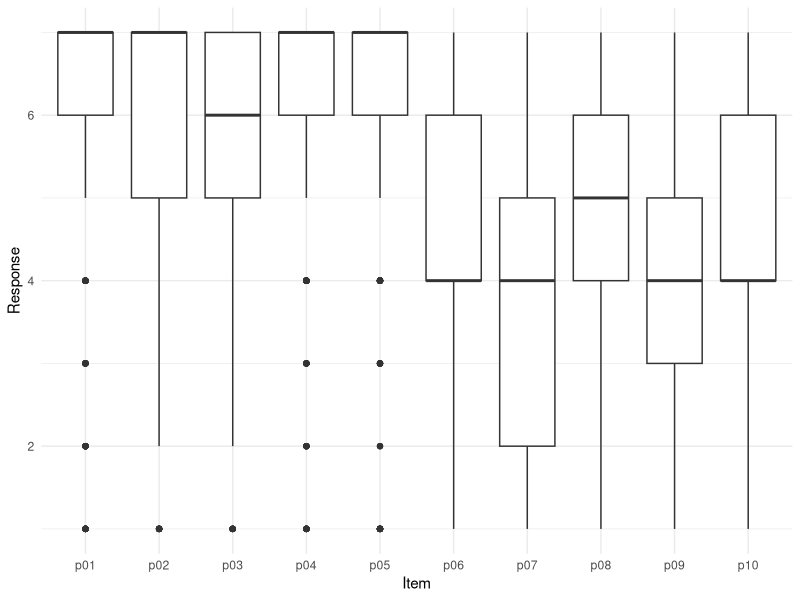
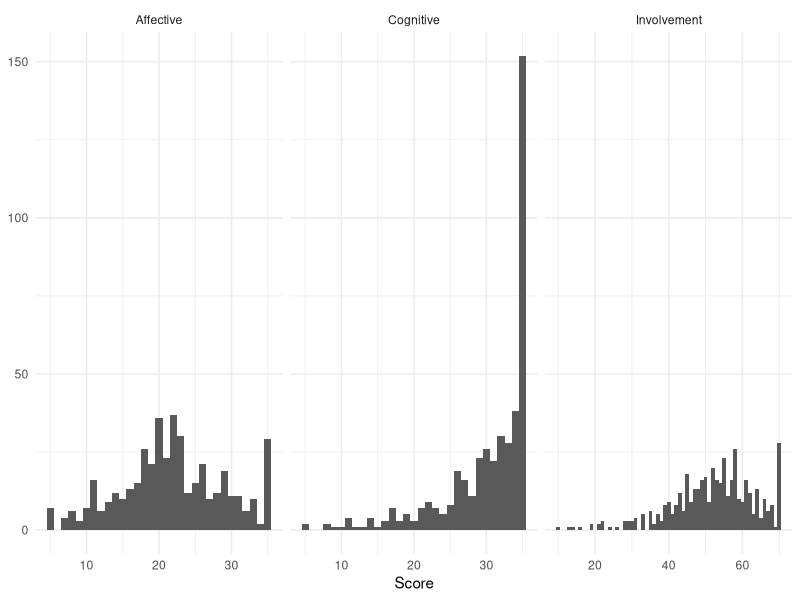

Recreate these plots in R, in order.
## ---- chunk 1
knitr::opts_chunk$set(echo = FALSE)
library(tidyverse)
pii <- read_csv("../../data/customer_survey.csv")[-1, ] %>%
    type_convert() %>%
    filter(is.na(term)) %>%
    rename(customer_id = V1) %>% 
    select(customer_id, p01:p10) %>% 
    mutate_at(c("p01", "p02", "p07", "p08", "p09", "p10"),
                  function(p) 8 - p)
## ---- chunk 2
pii %>% 
    pivot_longer(-customer_id, names_to = "Item", values_to = "Response") %>% 
    ggplot(aes(Item, Response)) + 
    geom_boxplot() + 
    theme_minimal()
## ---- chunk 3
pii %>% 
    group_by(customer_id) %>% 
    summarise(Cognitive = p01 + p02 + p03 + p04 + p05,
              Affective = p06 + p07 + p08 + p09 + p10,
              Involvement = Affective + Cognitive) %>% 
    pivot_longer(-customer_id, names_to = "Dimension", values_to = "Score") %>% 
    ggplot(aes(Score)) + 
    geom_histogram(binwidth = 1) + 
    facet_wrap(~Dimension, scales = "free_x") + 
    theme_minimal() + 
    labs(y = NULL)
